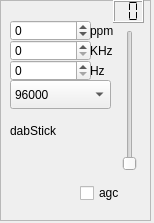
<?xml version="1.0" encoding="UTF-8"?>
<ui version="4.0">
 <class>Form</class>
 <widget class="QWidget" name="Form">
  <property name="geometry">
   <rect>
    <x>0</x>
    <y>0</y>
    <width>154</width>
    <height>223</height>
   </rect>
  </property>
  <property name="windowTitle">
   <string>Form</string>
  </property>
  <widget class="QFrame" name="frame">
   <property name="geometry">
    <rect>
     <x>0</x>
     <y>0</y>
     <width>151</width>
     <height>221</height>
    </rect>
   </property>
   <property name="frameShape">
    <enum>QFrame::StyledPanel</enum>
   </property>
   <property name="frameShadow">
    <enum>QFrame::Raised</enum>
   </property>
   <widget class="QLabel" name="label">
    <property name="geometry">
     <rect>
      <x>10</x>
      <y>120</y>
      <width>67</width>
      <height>21</height>
     </rect>
    </property>
    <property name="text">
     <string>dabStick</string>
    </property>
   </widget>
   <widget class="QSpinBox" name="f_correction">
    <property name="geometry">
     <rect>
      <x>10</x>
      <y>20</y>
      <width>81</width>
      <height>21</height>
     </rect>
    </property>
    <property name="minimum">
     <number>-100</number>
    </property>
    <property name="maximum">
     <number>100</number>
    </property>
   </widget>
   <widget class="QSpinBox" name="khzOffset">
    <property name="geometry">
     <rect>
      <x>10</x>
      <y>40</y>
      <width>81</width>
      <height>21</height>
     </rect>
    </property>
    <property name="maximum">
     <number>1000000</number>
    </property>
   </widget>
   <widget class="QSpinBox" name="hzOffset">
    <property name="geometry">
     <rect>
      <x>10</x>
      <y>60</y>
      <width>81</width>
      <height>21</height>
     </rect>
    </property>
    <property name="maximum">
     <number>999</number>
    </property>
   </widget>
   <widget class="QLabel" name="label_2">
    <property name="geometry">
     <rect>
      <x>90</x>
      <y>60</y>
      <width>31</width>
      <height>21</height>
     </rect>
    </property>
    <property name="text">
     <string>Hz</string>
    </property>
   </widget>
   <widget class="QLabel" name="label_3">
    <property name="geometry">
     <rect>
      <x>90</x>
      <y>40</y>
      <width>31</width>
      <height>21</height>
     </rect>
    </property>
    <property name="text">
     <string>KHz</string>
    </property>
   </widget>
   <widget class="QLabel" name="label_4">
    <property name="geometry">
     <rect>
      <x>90</x>
      <y>20</y>
      <width>31</width>
      <height>21</height>
     </rect>
    </property>
    <property name="text">
     <string>ppm</string>
    </property>
   </widget>
   <widget class="QLabel" name="statusLabel">
    <property name="geometry">
     <rect>
      <x>10</x>
      <y>191</y>
      <width>121</width>
      <height>20</height>
     </rect>
    </property>
    <property name="text">
     <string/>
    </property>
   </widget>
   <widget class="QComboBox" name="rateSelector">
    <property name="geometry">
     <rect>
      <x>10</x>
      <y>80</y>
      <width>101</width>
      <height>29</height>
     </rect>
    </property>
    <item>
     <property name="text">
      <string>96000</string>
     </property>
    </item>
    <item>
     <property name="text">
      <string>192000</string>
     </property>
    </item>
    <item>
     <property name="text">
      <string>512000</string>
     </property>
    </item>
    <item>
     <property name="text">
      <string>384000</string>
     </property>
    </item>
    <item>
     <property name="text">
      <string>768000</string>
     </property>
    </item>
   </widget>
   <widget class="QCheckBox" name="checkAgc">
    <property name="geometry">
     <rect>
      <x>80</x>
      <y>180</y>
      <width>61</width>
      <height>26</height>
     </rect>
    </property>
    <property name="text">
     <string>agc</string>
    </property>
   </widget>
   <widget class="QLCDNumber" name="gainDisplay">
    <property name="geometry">
     <rect>
      <x>113</x>
      <y>0</y>
      <width>31</width>
      <height>23</height>
     </rect>
    </property>
    <property name="digitCount">
     <number>2</number>
    </property>
    <property name="segmentStyle">
     <enum>QLCDNumber::Flat</enum>
    </property>
   </widget>
   <widget class="QSlider" name="gainSlider">
    <property name="geometry">
     <rect>
      <x>120</x>
      <y>30</y>
      <width>20</width>
      <height>141</height>
     </rect>
    </property>
    <property name="orientation">
     <enum>Qt::Vertical</enum>
    </property>
   </widget>
  </widget>
 </widget>
 <resources/>
 <connections/>
</ui>
